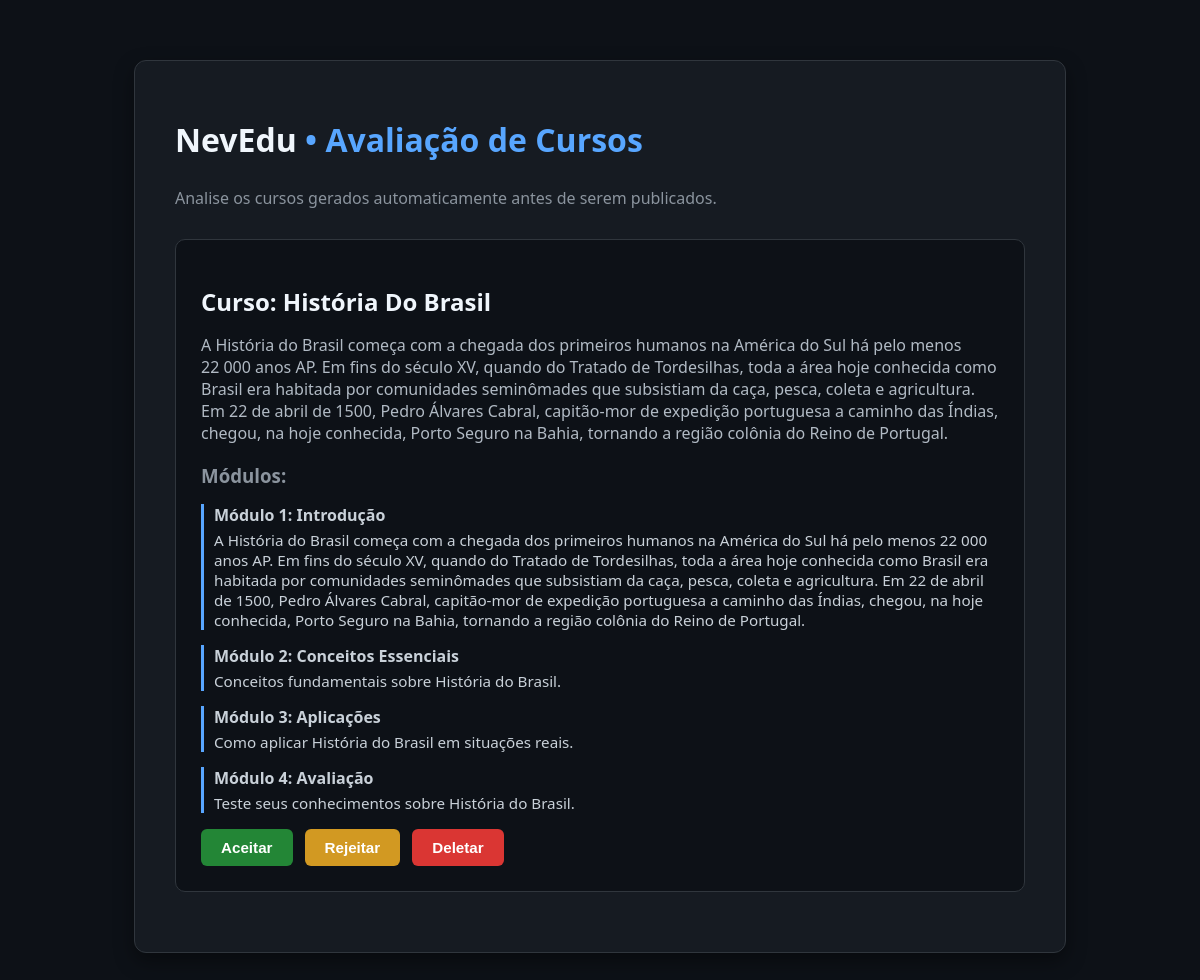
Before: /avaliar_cursos with the older database file.
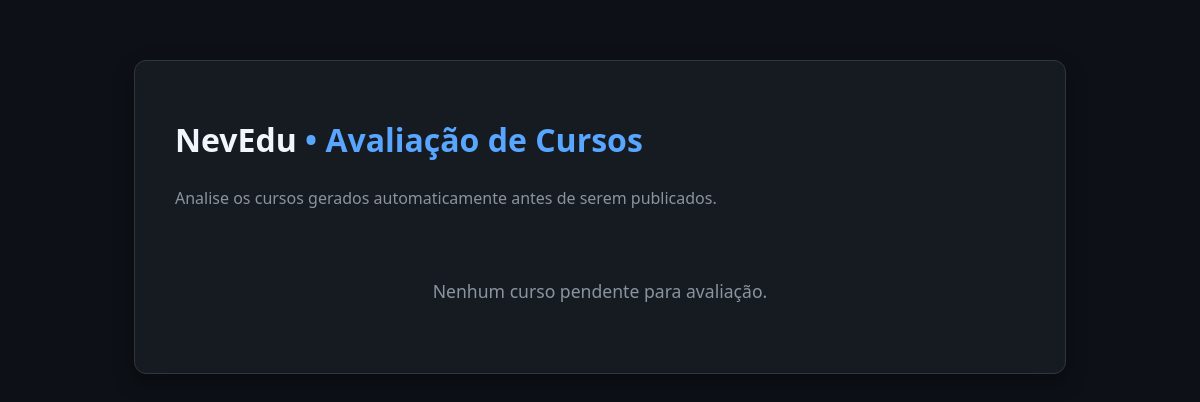
After: the same page with the newer database file.
### tables this page shows
CREATE TABLE cursos_gerados (
            id INTEGER PRIMARY KEY AUTOINCREMENT,
            titulo TEXT,
            descricao TEXT,
            modulos TEXT,
            status TEXT DEFAULT 'pendente'
        );

### app.py (the view)
@app.route('/avaliar_cursos')
def avaliar_cursos():
    conn = conectar()
    cursor = conn.cursor()
    cursor.execute("SELECT id, titulo, descricao, modulos FROM cursos_gerados WHERE status='pendente'")
    cursos = cursor.fetchall()
    conn.close()
    cursos_dict = [
        {'id': c[0], 'titulo': c[1], 'descricao': c[2], 'modulos': c[3]}
        for c in cursos
    ]
    return render_template('avaliar_cursos.html', cursos=cursos_dict)

### app.py (called while the page is built)
def conectar():
    return sqlite3.connect('database.db')

### templates/avaliar_cursos.html (shortened to what this page needs)
<!DOCTYPE html>
<html lang="pt-BR">
<head>
  <link rel="stylesheet" href="{{ url_for('static', filename='css/avaliar_cursos.css') }}">
</head>
<body>
  <section class="nevedu-container">
    <div class="header">
      <h1><span>NevEdu</span> • Avaliação de Cursos</h1>
      <p>Analise os cursos gerados automaticamente antes de serem publicados.</p>
    </div>
    {% if cursos %}
      {% for curso in cursos %}
        <div class="curso-card">
          <h2>{{ curso.titulo }}</h2>
          <p>{{ curso.descricao }}</p>
          <div class="modulos">
            <h3>Módulos:</h3>
            <ul>
              {% for modulo in curso.modulos | safe | loads %}
                <li>
                  <strong>{{ modulo.nome }}</strong>
                  <p>{{ modulo.conteudo }}</p>
                </li>
              {% endfor %}
            </ul>
          </div>
          <div class="acoes">
            <form action="{{ url_for('aceitar_curso', id=curso.id) }}" method="post">
              <button class="btn-aceitar">Aceitar</button>
            </form>
            <form action="{{ url_for('rejeitar_curso', id=curso.id) }}" method="post">
              <button class="btn-rejeitar">Rejeitar</button>
            </form>
            <form action="{{ url_for('deletar_curso', id=curso.id) }}" method="post">
              <button class="btn-deletar">Deletar</button>
            </form>
          </div>
        </div>
      {% endfor %}
    {% else %}
      <div class="sem-curso">Nenhum curso pendente para avaliação.</div>
    {% endif %}
  </section>
</body>
</html>

### static/css/avaliar_cursos.css (style rules this page uses)
body { margin: 0; font-family: 'Segoe UI', sans-serif; background: #0d1117; color: #c9d1d9; }
.nevedu-container { max-width: 850px; margin: 60px auto; padding: 30px 40px; background-color: #161b22; border: 1px solid #30363d; border-radius: 12px; box-shadow: 0 8px 20px rgba(0,0,0,0.4); }
.header h1 { font-size: 2rem; color: #58a6ff; }
.header h1 span { color: #f0f6fc; font-weight: bold; }
.header p { font-size: 1rem; color: #8b949e; margin-bottom: 30px; }
.sem-curso { text-align: center; color: #8b949e; padding: 40px 0; font-size: 1.1rem; }

Changed rows visible on the page:
removed cursos_gerados: titulo "Curso: História Do Brasil", descricao "A História do Brasil começa com a chegada dos primeiros humanos na América do Sul há pelo menos 22 000 anos AP. Em fins do século XV, quando do Tratado de Tordesilhas, toda a área hoje conhecida como Brasil era habitada por comunidades seminômades que subsistiam da caça, pesca, coleta e agricultura. Em 22 de abril de 1500, Pedro Álvares Cabral, capitão-mor de expedição portuguesa a caminho das Índias, chegou, na hoje conhecida, Porto Seguro na Bahia, tornando a região colônia do Reino de Portugal.", nome "Módulo 1: Introdução" "Módulo 2: Conceitos Essenciais" "Módulo 3: Aplicações" "Módulo 4: Avaliação", conteudo "A História do Brasil começa com a chegada dos primeiros humanos na América do Sul há pelo menos 22 000 anos AP. Em fins do século XV, quando do Tratado de Tordesilhas, toda a área hoje conhecida como Brasil era habitada por comunidades seminômades que subsistiam da caça, pesca, coleta e agricultura. Em 22 de abril de 1500, Pedro Álvares Cabral, capitão-mor de expedição portuguesa a caminho das Índias, chegou, na hoje conhecida, Porto Seguro na Bahia, tornando a região colônia do Reino de Portugal." "Conceitos fundamentais sobre História do Brasil." "Como aplicar História do Brasil em situações reais." "Teste seus conhecimentos sobre História do Brasil."
Other visible differences:
text now shown: "Nenhum curso pendente para avaliação."
